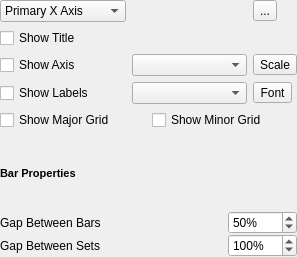
<?xml version="1.0" encoding="UTF-8"?>
<ui version="4.0">
 <author>Johannes Simon</author>
 <class>AxesConfigWidget</class>
 <widget class="QWidget" name="AxesConfigWidget">
  <property name="geometry">
   <rect>
    <x>0</x>
    <y>0</y>
    <width>297</width>
    <height>257</height>
   </rect>
  </property>
  <layout class="QGridLayout" name="gridLayout_2">
   <property name="leftMargin">
    <number>0</number>
   </property>
   <property name="topMargin">
    <number>0</number>
   </property>
   <property name="rightMargin">
    <number>0</number>
   </property>
   <property name="bottomMargin">
    <number>0</number>
   </property>
   <item row="0" column="0">
    <widget class="QWidget" name="axisConfiguration" native="true">
     <layout class="QGridLayout" name="gridLayout">
      <property name="leftMargin">
       <number>0</number>
      </property>
      <property name="topMargin">
       <number>0</number>
      </property>
      <property name="rightMargin">
       <number>0</number>
      </property>
      <property name="bottomMargin">
       <number>0</number>
      </property>
      <item row="0" column="0">
       <widget class="QComboBox" name="axes">
        <item>
         <property name="text">
          <string>Primary X Axis</string>
         </property>
        </item>
        <item>
         <property name="text">
          <string>Primary Y Axis</string>
         </property>
        </item>
        <item>
         <property name="text">
          <string>Secondary X Axis</string>
         </property>
        </item>
        <item>
         <property name="text">
          <string>Secondary Y Axis</string>
         </property>
        </item>
       </widget>
      </item>
      <item row="0" column="2">
       <widget class="QToolButton" name="editAxis">
        <property name="text">
         <string>...</string>
        </property>
       </widget>
      </item>
      <item row="2" column="0">
       <widget class="QCheckBox" name="axisShow">
        <property name="text">
         <string>Show Axis</string>
        </property>
       </widget>
      </item>
      <item row="2" column="1">
       <widget class="QComboBox" name="axisPosition"/>
      </item>
      <item row="3" column="1">
       <widget class="QComboBox" name="axislabelPosition"/>
      </item>
      <item row="2" column="2">
       <widget class="QToolButton" name="axisScalingButton">
        <property name="text">
         <string>Scale</string>
        </property>
       </widget>
      </item>
      <item row="3" column="0">
       <widget class="QCheckBox" name="axisShowLabels">
        <property name="text">
         <string>Show Labels</string>
        </property>
       </widget>
      </item>
      <item row="3" column="2">
       <widget class="QToolButton" name="axisEditFontButton">
        <property name="text">
         <string>Font</string>
        </property>
       </widget>
      </item>
      <item row="4" column="0" colspan="3">
       <layout class="QHBoxLayout" name="horizontalLayout">
        <item>
         <widget class="QCheckBox" name="axisShowMajorGridLines">
          <property name="text">
           <string>Show Major Grid</string>
          </property>
         </widget>
        </item>
        <item>
         <widget class="QCheckBox" name="axisShowMinorGridLines">
          <property name="text">
           <string>Show Minor Grid</string>
          </property>
         </widget>
        </item>
       </layout>
      </item>
      <item row="5" column="0" colspan="3">
       <widget class="QWidget" name="barProperties" native="true">
        <layout class="QGridLayout" name="_2">
         <property name="leftMargin">
          <number>0</number>
         </property>
         <property name="topMargin">
          <number>0</number>
         </property>
         <property name="rightMargin">
          <number>0</number>
         </property>
         <property name="bottomMargin">
          <number>0</number>
         </property>
         <property name="spacing">
          <number>0</number>
         </property>
         <item row="0" column="0" colspan="2">
          <widget class="QLabel" name="barPropertiesLabel">
           <property name="text">
            <string>&lt;!DOCTYPE HTML PUBLIC &quot;-//W3C//DTD HTML 4.0//EN&quot; &quot;http://www.w3.org/TR/REC-html40/strict.dtd&quot;&gt;
&lt;html&gt;&lt;head&gt;&lt;meta name=&quot;qrichtext&quot; content=&quot;1&quot; /&gt;&lt;style type=&quot;text/css&quot;&gt;
p, li { white-space: pre-wrap; }
&lt;/style&gt;&lt;/head&gt;&lt;body style=&quot; font-family:'Sans Serif'; font-size:10pt; font-weight:400; font-style:normal;&quot;&gt;
&lt;p style=&quot; margin-top:0px; margin-bottom:0px; margin-left:0px; margin-right:0px; -qt-block-indent:0; text-indent:0px;&quot;&gt;&lt;span style=&quot; font-size:8pt; font-weight:600;&quot;&gt;Bar Properties&lt;/span&gt;&lt;/p&gt;&lt;/body&gt;&lt;/html&gt;</string>
           </property>
          </widget>
         </item>
         <item row="1" column="1">
          <widget class="QSpinBox" name="gapBetweenBars">
           <property name="sizePolicy">
            <sizepolicy hsizetype="Minimum" vsizetype="Fixed">
             <horstretch>0</horstretch>
             <verstretch>0</verstretch>
            </sizepolicy>
           </property>
           <property name="suffix">
            <string>%</string>
           </property>
           <property name="minimum">
            <number>-1000</number>
           </property>
           <property name="maximum">
            <number>1000</number>
           </property>
           <property name="value">
            <number>50</number>
           </property>
          </widget>
         </item>
         <item row="2" column="0">
          <widget class="QLabel" name="gapBetweenSetsLabel">
           <property name="sizePolicy">
            <sizepolicy hsizetype="Expanding" vsizetype="Preferred">
             <horstretch>0</horstretch>
             <verstretch>0</verstretch>
            </sizepolicy>
           </property>
           <property name="text">
            <string>Gap Between Sets</string>
           </property>
          </widget>
         </item>
         <item row="1" column="0">
          <widget class="QLabel" name="gapBetweenBarsLabel">
           <property name="sizePolicy">
            <sizepolicy hsizetype="Expanding" vsizetype="Preferred">
             <horstretch>0</horstretch>
             <verstretch>0</verstretch>
            </sizepolicy>
           </property>
           <property name="text">
            <string>Gap Between Bars</string>
           </property>
          </widget>
         </item>
         <item row="2" column="1">
          <widget class="QSpinBox" name="gapBetweenSets">
           <property name="suffix">
            <string>%</string>
           </property>
           <property name="minimum">
            <number>-1000</number>
           </property>
           <property name="maximum">
            <number>1000</number>
           </property>
           <property name="value">
            <number>100</number>
           </property>
          </widget>
         </item>
        </layout>
       </widget>
      </item>
      <item row="1" column="0">
       <widget class="QCheckBox" name="axisShowTitle">
        <property name="text">
         <string>Show Title</string>
        </property>
       </widget>
      </item>
     </layout>
    </widget>
   </item>
  </layout>
 </widget>
 <resources/>
 <connections/>
</ui>
